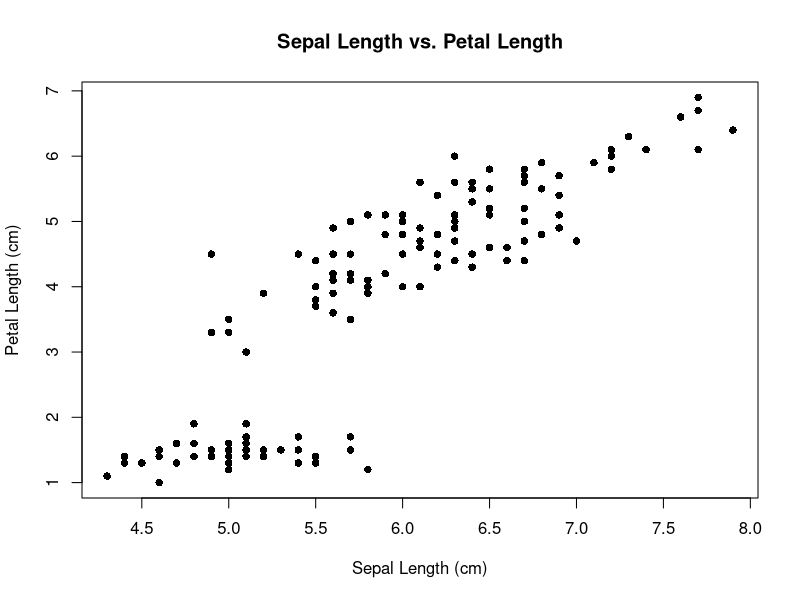
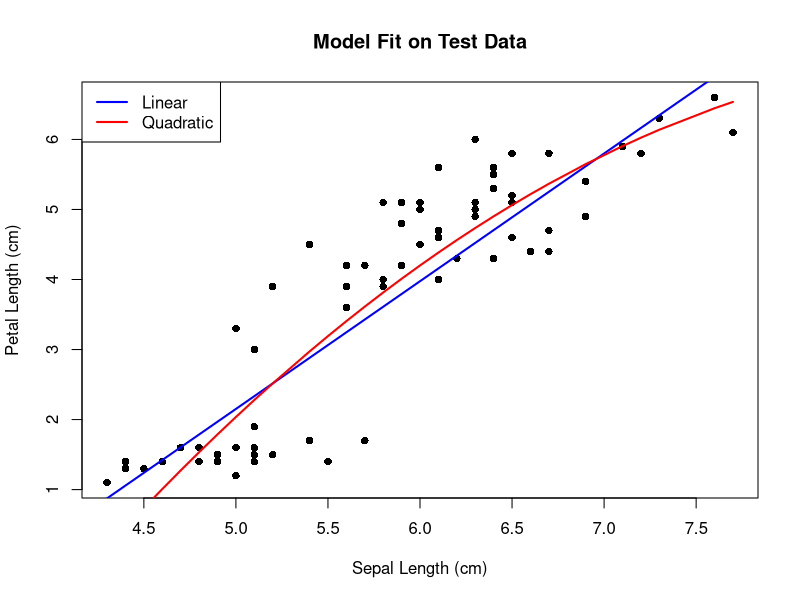
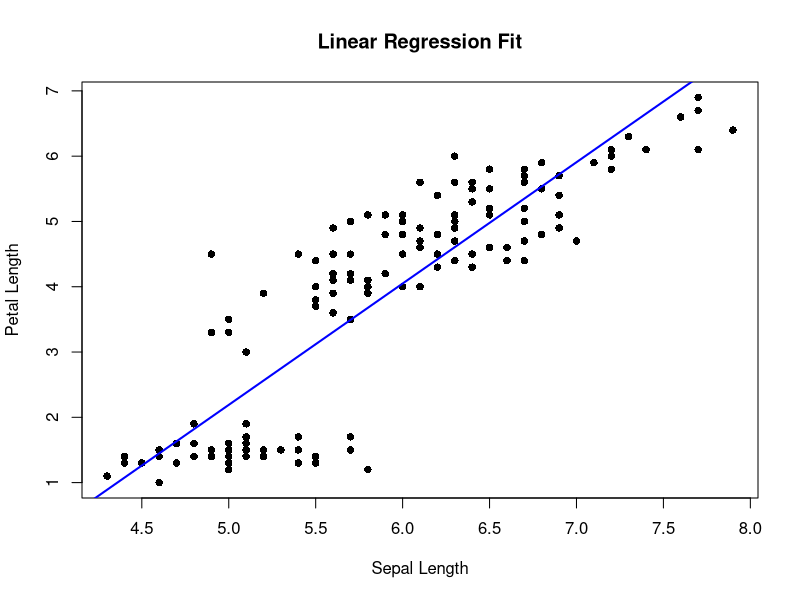

Source code (R) for these figures, in order:
## ---- chunk 1
knitr::opts_chunk$set(echo = TRUE)
## ---- chunk 2
# Load dataset
data(iris)
head(iris)

# Scatterplot of Sepal.Length vs. Petal.Length
plot(iris$Sepal.Length, iris$Petal.Length, 
     pch = 16, 
     xlab = "Sepal Length (cm)", 
     ylab = "Petal Length (cm)", 
     main = "Sepal Length vs. Petal Length")

## ---- chunk 3
set.seed(2025)

n <- nrow(iris)
train_idx <- sample(n, n/2)
train <- iris[train_idx, ]
test <- iris[-train_idx, ]
## ---- chunk 4
lm_linear <- lm(Petal.Length ~ Sepal.Length, data = train)
summary(lm_linear)
## ---- chunk 5
lm_quad <- lm(Petal.Length ~ poly(Sepal.Length, 2), data = train)
summary(lm_quad)

## ---- chunk 6
# Linear model predictions and MSE
pred_linear <- predict(lm_linear, newdata = test)
mse_linear <- mean((test$Petal.Length - pred_linear)^2)
mse_linear

# Quadratic model predictions and MSE
pred_quad <- predict(lm_quad, newdata = test)
mse_quad <- mean((test$Petal.Length - pred_quad)^2)
mse_quad

## ---- chunk 7
# Sort test set for plotting lines
ord <- order(test$Sepal.Length)
test_sorted <- test[ord, ]

# Plot test data
plot(test_sorted$Sepal.Length, test_sorted$Petal.Length, 
     pch = 16, 
     xlab = "Sepal Length (cm)", 
     ylab = "Petal Length (cm)", 
     main = "Model Fit on Test Data")

# Add linear fit
lines(test_sorted$Sepal.Length, predict(lm_linear, newdata = test_sorted), col = "blue", lwd = 2)

# Add quadratic fit
lines(test_sorted$Sepal.Length, predict(lm_quad, newdata = test_sorted), col = "red", lwd = 2)

legend("topleft", legend = c("Linear", "Quadratic"), col = c("blue", "red"), lwd = 2)

## ---- chunk 8

## ---- chunk 9

## ---- chunk 10
library(boot)

# Linear model with full dataset
glm_linear <- glm(Petal.Length ~ Sepal.Length, data = iris)

# Perform 5-Fold Cross Validation
cv_result_linear <- cv.glm(iris, glm_linear, K = 5)
cv_result_linear$delta  # Estimated prediction error
## ---- chunk 11
# Scatterplot with fitted regression line
plot(iris$Sepal.Length, iris$Petal.Length, pch = 16,
     xlab = "Sepal Length", ylab = "Petal Length",
     main = "Linear Regression Fit")

# Add fitted regression line
abline(lm(Petal.Length ~ Sepal.Length, data = iris), col = "blue", lwd = 2)
